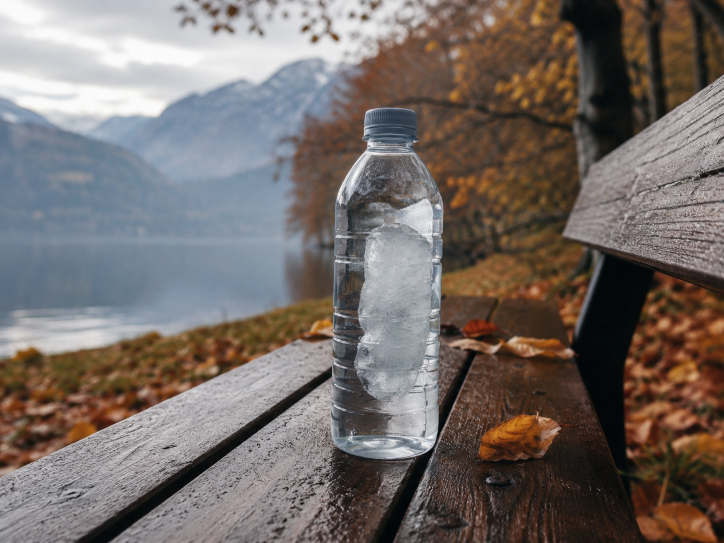
#> input picture arbeitsheft/bilder/Aus Eis wird Wasser.png, 1448 x 1086 px (shown at 1/2 size)
$ python -i bilder.py   (imports and definitions only)
#> lines starting #> are read from the running program, lines starting #| are printed output that depends on the picture; after the words box and inside, x2 and y2 are one past the last pixel; in counts of white or black regions, pixels touching at a corner belong together
#> further down, picture is the input picture: PIL image 1448x1086 RGB; mean R, G, B 117.1, 108.2, 104.1
# -*- coding: utf-8 -*-
"""Nimmt deine eigenen Bilder aus  bilder/  und macht Heftbilder daraus.

    bilder/m1.png   ->   img/einstieg_m1.png

Was dabei passiert: Das Bild wird auf 900 x 540 gebracht (beschnitten, damit
keine Balken entstehen), bekommt die runden Ecken und den goldenen Rahmen der anderen
Seiten und wird als PNG abgelegt. Dadurch sieht ein selbst erzeugtes Bild aus wie die
gezeichneten - sonst faellt der Stilbruch beim Blaettern sofort auf.

Dateiname = die Themen-Kennung. Alles nach einem Leerzeichen, Bindestrich oder
Unterstrich wird ignoriert, "s3 der riss im kabel.png" ist also auch in Ordnung.
Erlaubt sind png, jpg, jpeg, webp, tif.

Ein Bild in bilder/ hat IMMER Vorrang vor der gezeichneten Fassung aus szenen/.

    python3 bilder.py          einlesen und berichten
    python3 build_book.py      liest ebenfalls ein und setzt danach das Heft
"""
import os, json, re, sys
from PIL import Image, ImageDraw

# Gleiche Mechanik wie in Klasse 5, nur andere Ordner: HERE zeigt auf arbeitsheft7,
# damit content/, img/ und bilder/ dieses Hefts gemeint sind.
HERE   = os.path.dirname(os.path.abspath(__file__))
QUELLE = os.path.join(HERE, "bilder")
ZIEL   = os.path.join(HERE, "img")
BREIT, HOCH = 900, 540
RADIUS, RAND, RANDBREIT = 84, 6, 5
GOLD  = (196, 150, 58)
CREME = (255, 247, 232)
ENDUNGEN = (".png", ".jpg", ".jpeg", ".webp", ".tif", ".tiff")

# Ordner auf dem Schreibtisch, aus denen automatisch geholt wird.
# Klassenzahl aus plan.py, damit diese Datei in allen vier Gesamtschulheften
# dieselbe bleibt. Geladen wird ueber importlib und den EIGENEN Ordner, nicht
# ueber sys.path: build_book.py importiert dieses Modul, und ein Eingriff in
# sys.path liesse ein anderes Heft spaeter das falsche plan/build_book erwischen
# (CLAUDE.md, Falle 3).
import importlib.util as _ilu
_pspec = _ilu.spec_from_file_location(
    "plan_bilder", os.path.join(os.path.dirname(os.path.abspath(__file__)), "plan.py"))
# [1 line not run here, left out]
# [1 line that did not run here, left out]
# [3 lines that did not run here, left out]


# [117 lines left out: functions _finder_namen, _alias_ziel, holen, _norm, _norm2, _themen, not called in this run]

_TAB = None

# [72 lines left out: functions _zuordnung, _kennung, _schnitt, _ausschnitt, not called in this run]


def _karte(im, lage=0.5, box=None):
    """auf 900x540 beschneiden, runde Ecken, goldener Rahmen.
    lage: 0 = oberen Teil behalten, 1 = unteren, 0.5 = mittig"""
#> called with lage = 0.5
    im = im.convert("RGBA")
    # deckend machen, falls durchsichtig
    grund = Image.new("RGBA", im.size, CREME + (255,))
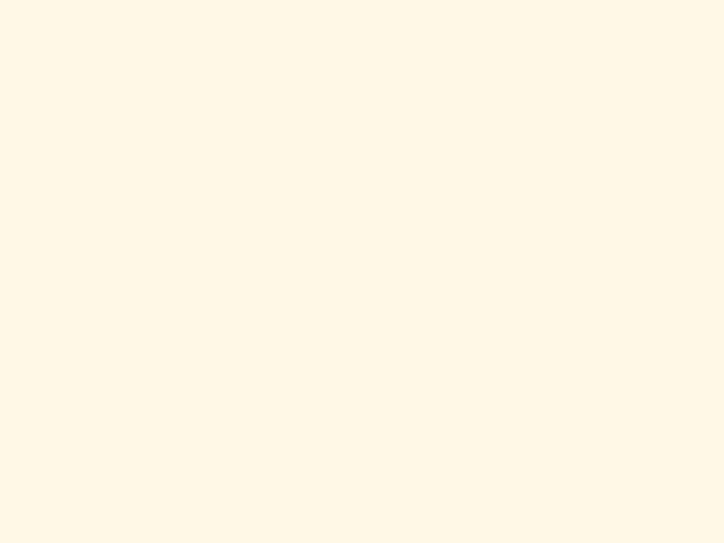
#> grund: PIL image 1448x1086 RGBA (shown at 1/2 size); mean R, G, B, A 255, 247, 232, 255
    im = Image.alpha_composite(grund, im)
    if box:
        x0, y0, x1, y1 = box
        im = im.crop((round(x0*im.width), round(y0*im.height),
                      round(x1*im.width), round(y1*im.height)))
    # mittig fuellen statt einpassen: keine Balken, dafuer beschnitten
    f = max(BREIT / im.width, HOCH / im.height)
#> f = 0.622
    neu = im.resize((max(1, round(im.width * f)), max(1, round(im.height * f))), Image.LANCZOS)
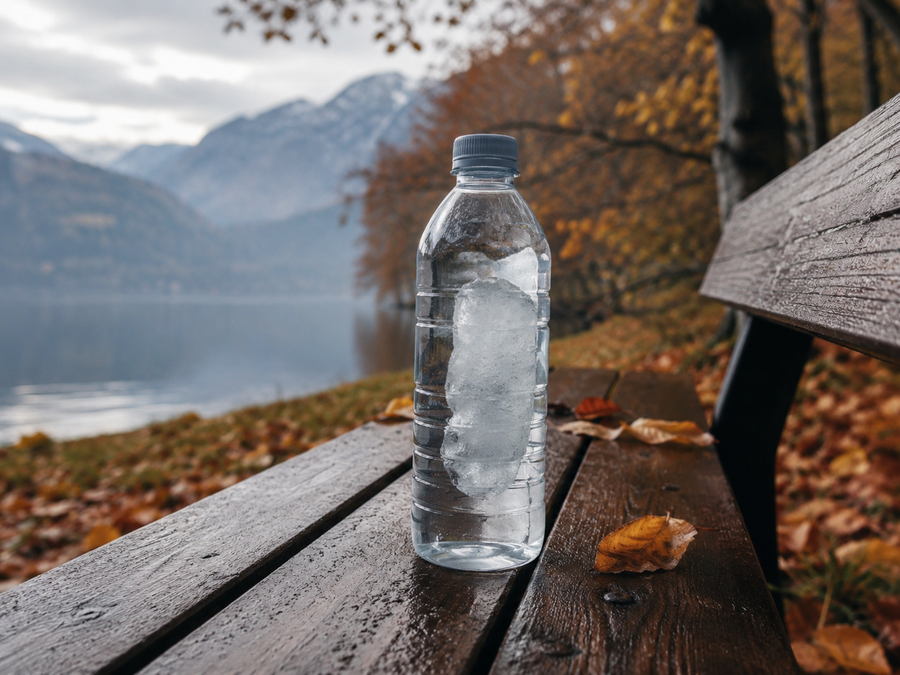
#> neu: PIL image 900x675 RGBA; mean R, G, B, A 117.1, 108.2, 104.1, 255
    links = round((neu.width - BREIT) * 0.5)
#> links = 0
    oben  = round((neu.height - HOCH) * lage)
#> oben = 68
    neu = neu.crop((links, oben, links + BREIT, oben + HOCH))
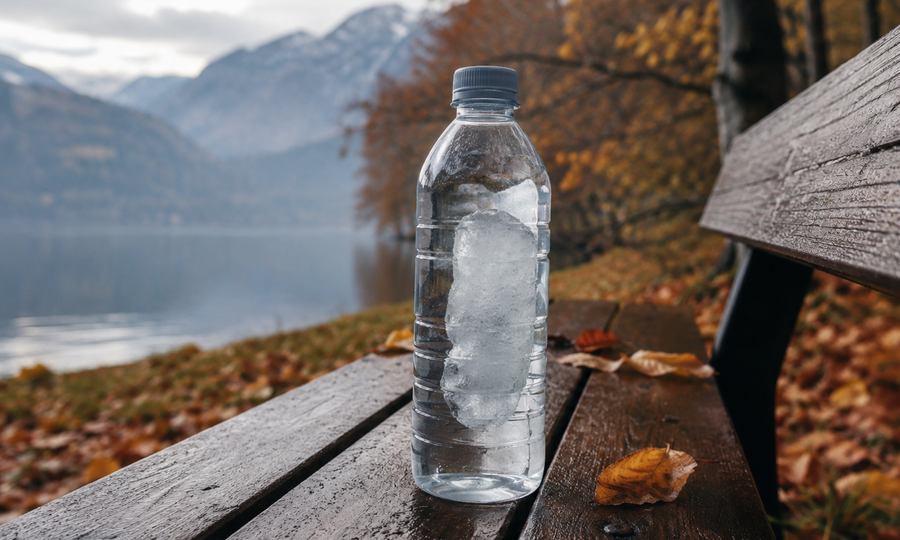
#> neu: PIL image 900x540 RGBA; mean R, G, B, A 115.4, 107.1, 103.2, 255
    # runde Ecken
    maske = Image.new("L", (BREIT, HOCH), 0)
#> maske: PIL image 900x540 L; every value is 0
    ImageDraw.Draw(maske).rounded_rectangle([0, 0, BREIT - 1, HOCH - 1], RADIUS, fill=255)
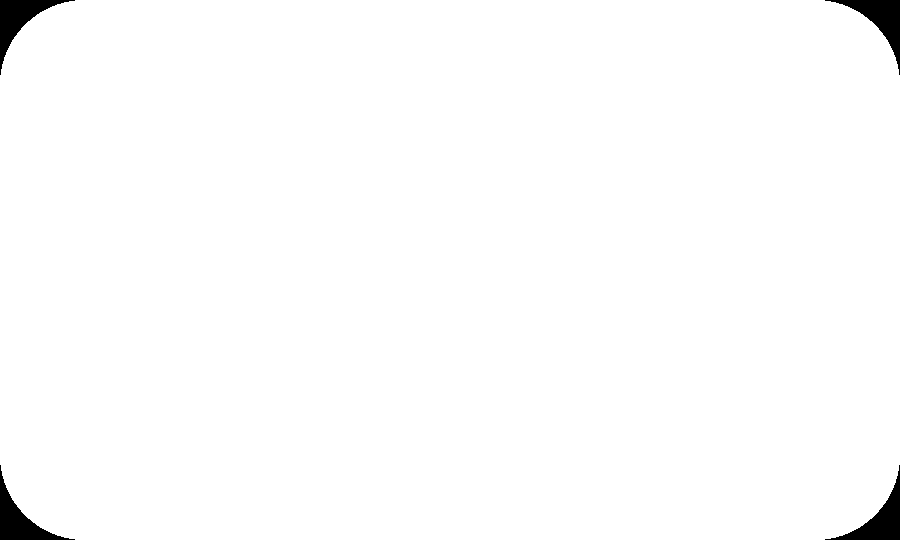
#> maske: PIL image 900x540 L; 98.7% white; 4 black regions, box (x1, y1, x2, y2) and area: (0, 0, 75, 75) 1539, (825, 0, 900, 75) 1539, (0, 465, 75, 540) 1539, (825, 465, 900, 540) 1539
    karte = Image.new("RGBA", (BREIT, HOCH), (0, 0, 0, 0))
#> karte: PIL image 900x540 RGBA; every value is 0
    karte.paste(neu, (0, 0), maske)
    # goldener Rahmen wie bei den gezeichneten Seiten
    d = ImageDraw.Draw(karte)
    d.rounded_rectangle([RAND, RAND, BREIT - 1 - RAND, HOCH - 1 - RAND],
                        RADIUS - RAND, outline=GOLD + (255,), width=RANDBREIT)
    return karte, (im.width, im.height), f

ABGELEHNT = os.path.join(HERE, "bilder", "_abgelehnt.json")

# [113 lines left out: functions _abgelehnt, _pruefsumme, _titel, ablehnen, einlesen, platzhalter, not called in this run]

# [8 lines not run here, left out]

>>> from PIL import Image
>>> picture = Image.open('../arbeitsheft/bilder/Aus Eis wird Wasser.png')
>>> result = _karte(picture)

$ run again, on arbeitsheft/bilder/Der Faden, der wandert.png
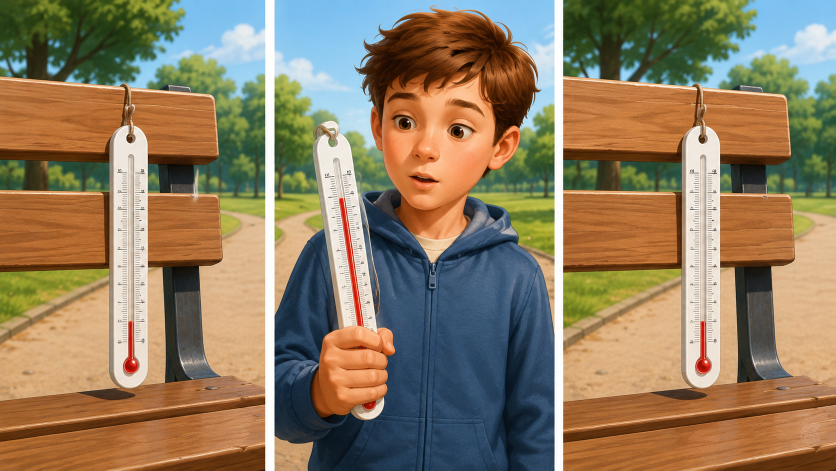
#> input picture arbeitsheft/bilder/Der Faden, der wandert.png, 1672 x 941 px (shown at 1/2 size)
#> picture is the input picture: PIL image 1672x941 RGB; mean R, G, B 142.5, 124.4, 96.8
#> in _karte, `neu = im.resize((max(1, round(im.width * f)), max(1, round(im.height *..`:
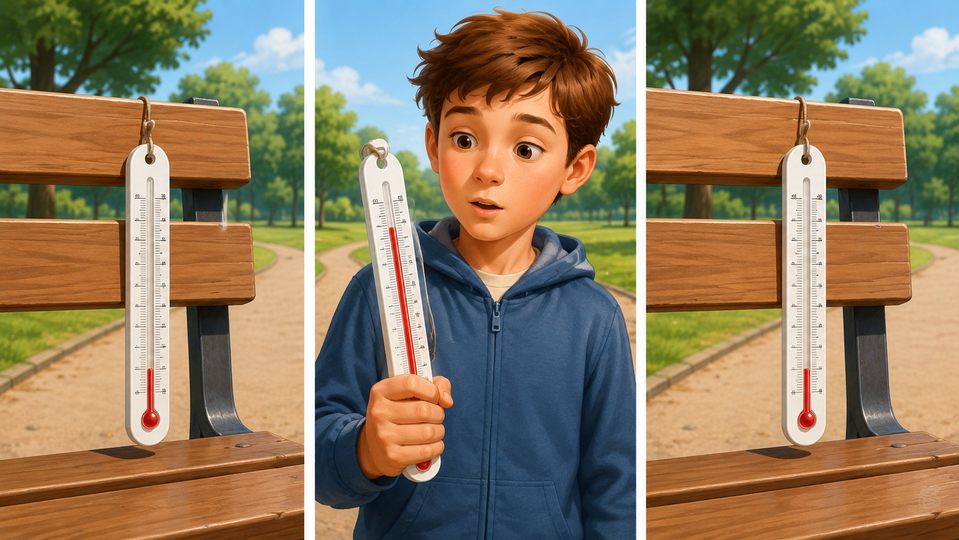
#> neu: PIL image 959x540 RGBA; mean R, G, B, A 142.5, 124.4, 96.8, 255
#> in _karte, `neu = neu.crop((links, oben, links + BREIT, oben + HOCH))`:
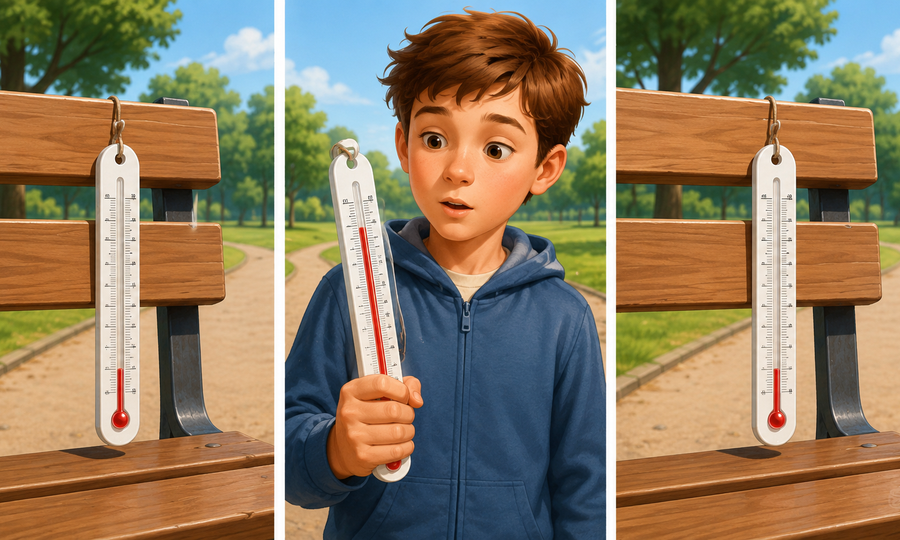
#> neu: PIL image 900x540 RGBA; mean R, G, B, A 141.7, 123.8, 97.2, 255

$ run again, on arbeitsheft/bilder/Der Nachbar hört alles.png
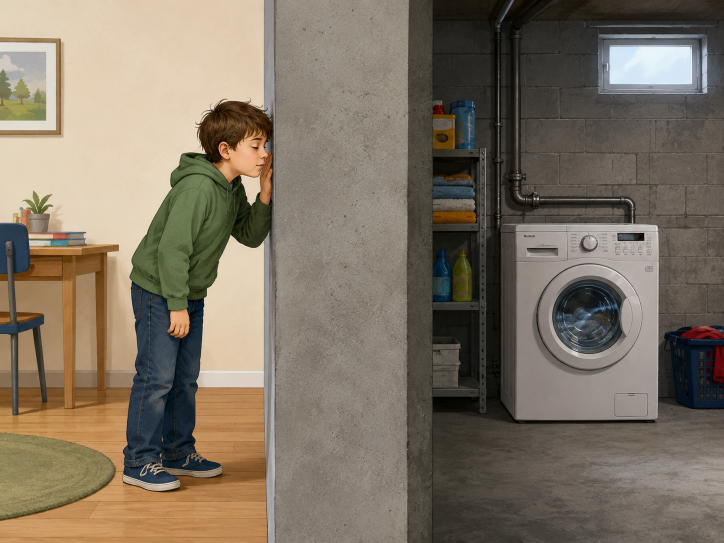
#> input picture arbeitsheft/bilder/Der Nachbar hört alles.png, 1448 x 1086 px (shown at 1/2 size)
#> picture is the input picture: PIL image 1448x1086 RGB; mean R, G, B 126.1, 114.8, 99.4
#> in _karte, `neu = im.resize((max(1, round(im.width * f)), max(1, round(im.height *..`:
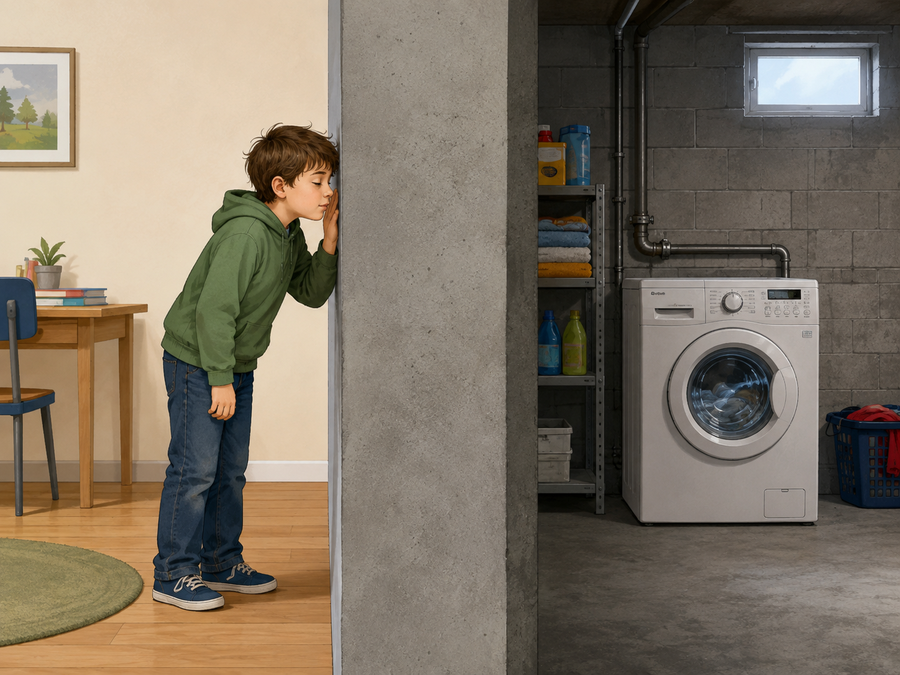
#> neu: PIL image 900x675 RGBA; mean R, G, B, A 126.1, 114.8, 99.4, 255
#> in _karte, `neu = neu.crop((links, oben, links + BREIT, oben + HOCH))`:
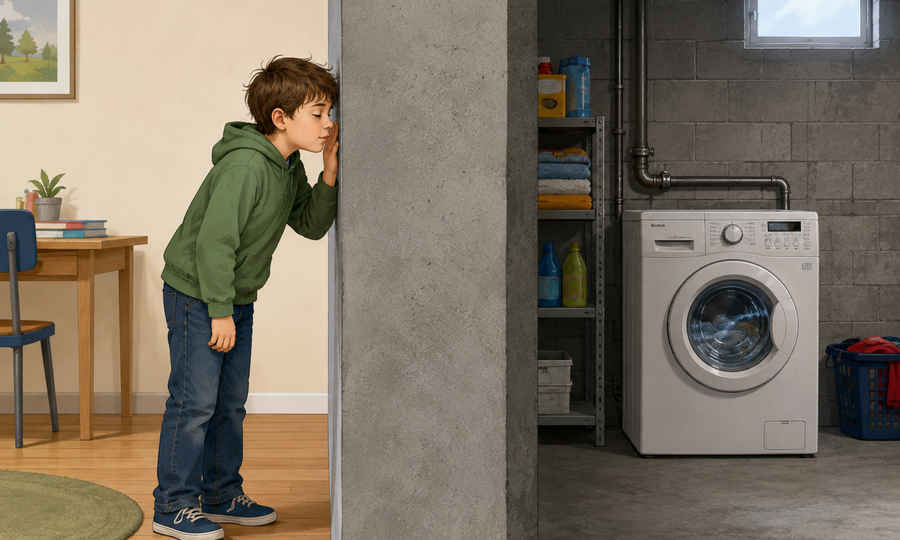
#> neu: PIL image 900x540 RGBA; mean R, G, B, A 124.1, 113.7, 99.1, 255

$ run again, on arbeitsheft/bilder/Der bockige Deckel.png
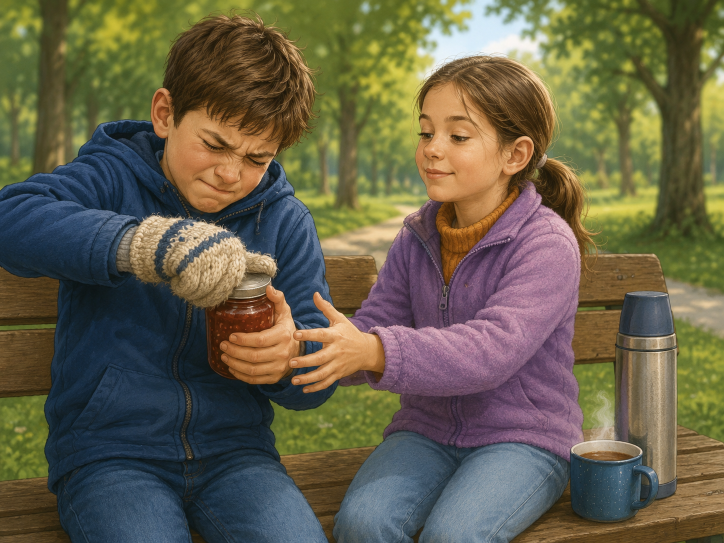
#> input picture arbeitsheft/bilder/Der bockige Deckel.png, 1448 x 1086 px (shown at 1/2 size)
#> picture is the input picture: PIL image 1448x1086 RGB; mean R, G, B 102.1, 96.4, 73.9
#> in _karte, `neu = im.resize((max(1, round(im.width * f)), max(1, round(im.height *..`:
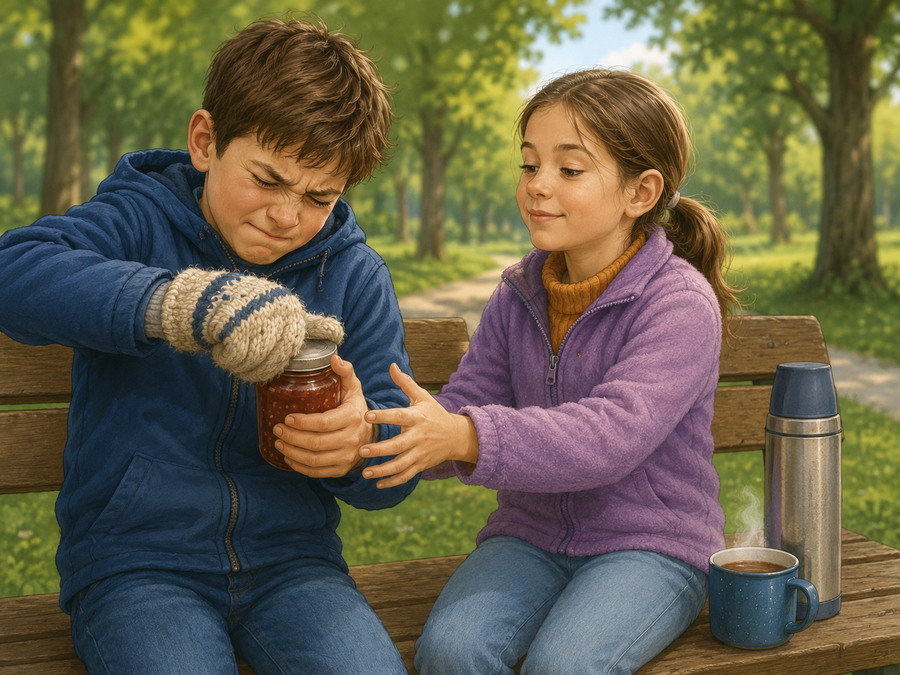
#> neu: PIL image 900x675 RGBA; mean R, G, B, A 102.1, 96.4, 73.9, 255
#> in _karte, `neu = neu.crop((links, oben, links + BREIT, oben + HOCH))`:
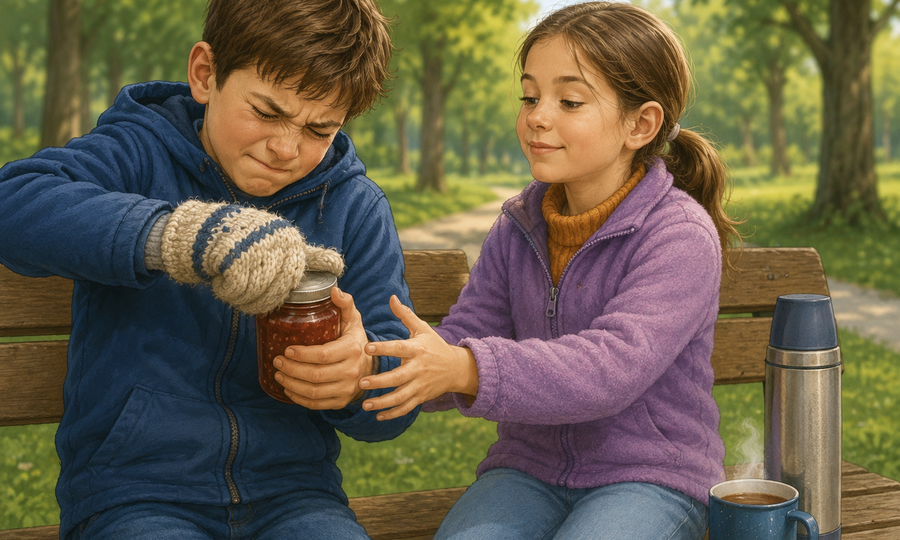
#> neu: PIL image 900x540 RGBA; mean R, G, B, A 103.1, 94.5, 73.2, 255
